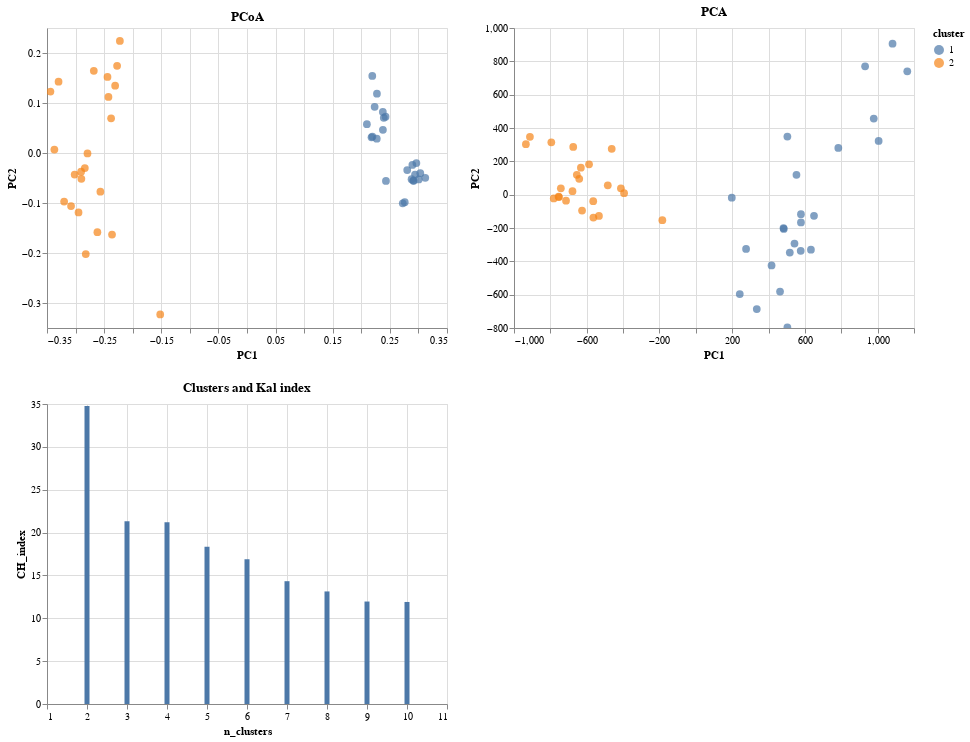

Source (notebook cell):
### Code cell
chart = (pcoa_chart | pca_chart) & bar_chart
chart

### Figure 1 — Vega-Lite specification as saved in the notebook (floating-point values rounded to 4 significant figures)
{"config": {"view": {"continuousWidth": 400, "continuousHeight": 300}}, "vconcat": [{"hconcat": [{"data": {"name": "data-bb5b17264304b9587fed0b0f9c54076d"}, "mark": {"type": "circle", "size": 60}, "encoding": {"color": {"type": "nominal", "field": "cluster"}, "tooltip": [{"type": "quantitative", "field": "PC1"}, {"type": "quantitative", "field": "PC2"}, {"type": "quantitative", "field": "cluster"}, {"type": "nominal", "field": "sample"}], "x": {"type": "quantitative", "field": "PC1"}, "y": {"type": "quantitative", "field": "PC2"}}, "selection": {"selector004": {"type": "interval", "bind": "scales", "encodings": ["x", "y"]}}, "title": "PCoA"}, {"data": {"name": "data-d50a762892e6a2cd8c71377d8596c4a5"}, "mark": {"type": "circle", "size": 60}, "encoding": {"color": {"type": "nominal", "field": "cluster"}, "tooltip": [{"type": "quantitative", "field": "PC1"}, {"type": "quantitative", "field": "PC2"}, {"type": "quantitative", "field": "cluster"}, {"type": "nominal", "field": "sample"}], "x": {"type": "quantitative", "field": "PC1"}, "y": {"type": "quantitative", "field": "PC2"}}, "selection": {"selector005": {"type": "interval", "bind": "scales", "encodings": ["x", "y"]}}, "title": "PCA"}]}, {"data": {"name": "data-79c76225304e6538bd9bd2f35bb4c224"}, "mark": "bar", "encoding": {"tooltip": [{"type": "quantitative", "field": "CH_index"}], "x": {"type": "quantitative", "field": "n_clusters"}, "y": {"type": "quantitative", "field": "CH_index"}}, "selection": {"selector006": {"type": "interval", "bind": "scales", "encodings": ["x", "y"]}}, "title": "Clusters and Kal index"}], "$schema": "https://vega.github.io/schema/vega-lite/v4.8.1.json", "datasets": {"data-bb5b17264304b9587fed0b0f9c54076d": [{"PC1": -0.2225, "PC2": 0.2242, "cluster": 2, "sample": "recip.220.WT.OB1.D7"}, {"PC1": -0.2681, "PC2": 0.1645, "cluster": 2, "sample": "recip.290.ASO.OB2.D1"}, {"PC1": -0.2791, "PC2": -0.0009419, "cluster": 2, "sample": "recip.389.WT.HC2.D21"}, {"PC1": -0.2566, "PC2": -0.07727, "cluster": 2, "sample": "recip.391.ASO.PD2.D14"}, {"PC1": -0.2899, "PC2": -0.05171, "cluster": 2, "sample": "recip.391.ASO.PD2.D21"}, {"PC1": -0.3371, "PC2": 0.006798, "cluster": 2, "sample": "recip.391.ASO.PD2.D7"}, {"PC1": -0.2903, "PC2": -0.03729, "cluster": 2, "sample": "recip.400.ASO.HC2.D14"}, {"PC1": -0.3079, "PC2": -0.1061, "cluster": 2, "sample": "recip.401.ASO.HC2.D7"}, {"PC1": -0.2273, "PC2": 0.1745, "cluster": 2, "sample": "recip.403.ASO.PD2.D21"}, {"PC1": -0.2618, "PC2": -0.1584, "cluster": 2, "sample": "recip.411.ASO.HC2.D14"}, {"PC1": -0.2425, "PC2": 0.1121, "cluster": 2, "sample": "recip.411.ASO.HC2.D21"}, {"PC1": -0.3016, "PC2": -0.04314, "cluster": 2, "sample": "recip.411.ASO.HC2.D49"}, {"PC1": -0.2362, "PC2": -0.1631, "cluster": 2, "sample": "recip.412.ASO.HC2.D14"}, {"PC1": -0.2822, "PC2": -0.2022, "cluster": 2, "sample": "recip.412.ASO.HC2.D7"}, {"PC1": -0.1519, "PC2": -0.3228, "cluster": 2, "sample": "recip.413.WT.HC2.D7"}, {"PC1": -0.3298, "PC2": 0.1427, "cluster": 2, "sample": "recip.456.ASO.HC3.D49"}, {"PC1": -0.344, "PC2": 0.123, "cluster": 2, "sample": "recip.458.ASO.HC3.D21"}, {"PC1": -0.2441, "PC2": 0.1522, "cluster": 2, "sample": "recip.458.ASO.HC3.D49"}, {"PC1": 0.276, "PC2": -0.09843, "cluster": 1, "sample": "recip.459.WT.HC3.D14"}, {"PC1": -0.2307, "PC2": 0.1346, "cluster": 2, "sample": "recip.459.WT.HC3.D21"}, {"PC1": 0.2726, "PC2": -0.1007, "cluster": 1, "sample": "recip.459.WT.HC3.D49"}, {"PC1": -0.2378, "PC2": 0.0693, "cluster": 2, "sample": "recip.460.WT.HC3.D14"}, {"PC1": 0.2941, "PC2": -0.04305, "cluster": 1, "sample": "recip.460.WT.HC3.D21"}, {"PC1": -0.2948, "PC2": -0.119, "cluster": 2, "sample": "recip.460.WT.HC3.D7"}, {"PC1": 0.2234, "PC2": 0.09242, "cluster": 1, "sample": "recip.461.ASO.HC3.D21"}, {"PC1": 0.2179, "PC2": 0.03145, "cluster": 1, "sample": "recip.461.ASO.HC3.D49"}, {"PC1": -0.32, "PC2": -0.09718, "cluster": 2, "sample": "recip.461.ASO.HC3.D7"}, {"PC1": 0.3033, "PC2": -0.04043, "cluster": 1, "sample": "recip.462.WT.PD3.D14"}, {"PC1": 0.2394, "PC2": 0.07045, "cluster": 1, "sample": "recip.462.WT.PD3.D21"}, {"PC1": 0.2908, "PC2": -0.05523, "cluster": 1, "sample": "recip.462.WT.PD3.D49"}, {"PC1": 0.2432, "PC2": -0.05593, "cluster": 1, "sample": "recip.462.WT.PD3.D7"}, {"PC1": 0.2193, "PC2": 0.1542, "cluster": 1, "sample": "recip.463.WT.PD3.D14"}, {"PC1": 0.2916, "PC2": -0.05569, "cluster": 1, "sample": "recip.463.WT.PD3.D21"}, {"PC1": 0.2271, "PC2": 0.02852, "cluster": 1, "sample": "recip.463.WT.PD3.D7"}, {"PC1": 0.2378, "PC2": 0.04637, "cluster": 1, "sample": "recip.464.WT.PD3.D14"}, {"PC1": 0.312, "PC2": -0.04963, "cluster": 1, "sample": "recip.465.ASO.PD3.D14"}, {"PC1": 0.2195, "PC2": 0.03294, "cluster": 1, "sample": "recip.465.ASO.PD3.D7"}, {"PC1": 0.3005, "PC2": -0.0528, "cluster": 1, "sample": "recip.466.ASO.PD3.D7"}, {"PC1": -0.2838, "PC2": -0.03003, "cluster": 2, "sample": "recip.467.WT.HC3.D49.a"}, {"PC1": 0.288, "PC2": -0.05242, "cluster": 1, "sample": "recip.467.WT.HC3.D49.b"}, {"PC1": 0.2425, "PC2": 0.0727, "cluster": 1, "sample": "recip.536.ASO.PD4.D49"}, {"PC1": 0.2804, "PC2": -0.03407, "cluster": 1, "sample": "recip.537.WT.PD4.D21"}, {"PC1": 0.2377, "PC2": 0.08214, "cluster": 1, "sample": "recip.538.WT.PD4.D21"}, {"PC1": 0.2964, "PC2": -0.02007, "cluster": 1, "sample": "recip.539.ASO.PD4.D14"}, {"PC1": 0.2894, "PC2": -0.0239, "cluster": 1, "sample": "recip.539.ASO.PD4.D7"}, {"PC1": 0.2274, "PC2": 0.1187, "cluster": 1, "sample": "recip.540.ASO.HC4.D14"}, {"PC1": 0.2098, "PC2": 0.05762, "cluster": 1, "sample": "recip.540.ASO.HC4.D7"}], "data-d50a762892e6a2cd8c71377d8596c4a5": [{"PC1": -563.4, "PC2": -137.1, "cluster": 2, "sample": "recip.220.WT.OB1.D7"}, {"PC1": -674.3, "PC2": 286.7, "cluster": 2, "sample": "recip.290.ASO.OB2.D1"}, {"PC1": -678.3, "PC2": 20.66, "cluster": 2, "sample": "recip.389.WT.HC2.D21"}, {"PC1": -484.2, "PC2": 56.1, "cluster": 2, "sample": "recip.391.ASO.PD2.D14"}, {"PC1": -654.5, "PC2": 119.1, "cluster": 2, "sample": "recip.391.ASO.PD2.D21"}, {"PC1": -781.5, "PC2": -22.35, "cluster": 2, "sample": "recip.391.ASO.PD2.D7"}, {"PC1": -632.2, "PC2": 161.8, "cluster": 2, "sample": "recip.400.ASO.HC2.D14"}, {"PC1": -625.7, "PC2": -95.24, "cluster": 2, "sample": "recip.401.ASO.HC2.D7"}, {"PC1": -587.3, "PC2": 182.3, "cluster": 2, "sample": "recip.403.ASO.PD2.D21"}, {"PC1": -564.3, "PC2": -39.03, "cluster": 2, "sample": "recip.411.ASO.HC2.D14"}, {"PC1": -532.9, "PC2": -127.4, "cluster": 2, "sample": "recip.411.ASO.HC2.D21"}, {"PC1": -752.6, "PC2": -14.18, "cluster": 2, "sample": "recip.411.ASO.HC2.D49"}, {"PC1": -412.1, "PC2": 37.79, "cluster": 2, "sample": "recip.412.ASO.HC2.D14"}, {"PC1": -713.9, "PC2": -36.39, "cluster": 2, "sample": "recip.412.ASO.HC2.D7"}, {"PC1": -184.1, "PC2": -153.0, "cluster": 2, "sample": "recip.413.WT.HC2.D7"}, {"PC1": -742.3, "PC2": 38.3, "cluster": 2, "sample": "recip.456.ASO.HC3.D49"}, {"PC1": -912.4, "PC2": 347.3, "cluster": 2, "sample": "recip.458.ASO.HC3.D21"}, {"PC1": -641.2, "PC2": 95.16, "cluster": 2, "sample": "recip.458.ASO.HC3.D49"}, {"PC1": 483.8, "PC2": -205.9, "cluster": 1, "sample": "recip.459.WT.HC3.D14"}, {"PC1": -462.6, "PC2": 275.3, "cluster": 2, "sample": "recip.459.WT.HC3.D21"}, {"PC1": 482.2, "PC2": -200.2, "cluster": 1, "sample": "recip.459.WT.HC3.D49"}, {"PC1": -394.5, "PC2": 9.173, "cluster": 2, "sample": "recip.460.WT.HC3.D14"}, {"PC1": 503.6, "PC2": 348.8, "cluster": 1, "sample": "recip.460.WT.HC3.D21"}, {"PC1": -794.8, "PC2": 314.4, "cluster": 2, "sample": "recip.460.WT.HC3.D7"}, {"PC1": 576.9, "PC2": -336.6, "cluster": 1, "sample": "recip.461.ASO.HC3.D21"}, {"PC1": 197.8, "PC2": -18.28, "cluster": 1, "sample": "recip.461.ASO.HC3.D49"}, {"PC1": -934.6, "PC2": 302.9, "cluster": 2, "sample": "recip.461.ASO.HC3.D7"}, {"PC1": 633.1, "PC2": -329.8, "cluster": 1, "sample": "recip.462.WT.PD3.D14"}, {"PC1": 516.9, "PC2": -347.5, "cluster": 1, "sample": "recip.462.WT.PD3.D21"}, {"PC1": 931.1, "PC2": 769.9, "cluster": 1, "sample": "recip.462.WT.PD3.D49"}, {"PC1": 503.6, "PC2": -796.5, "cluster": 1, "sample": "recip.462.WT.PD3.D7"}, {"PC1": 276.4, "PC2": -325.6, "cluster": 1, "sample": "recip.463.WT.PD3.D14"}, {"PC1": 1163.0, "PC2": 740.2, "cluster": 1, "sample": "recip.463.WT.PD3.D21"}, {"PC1": 241.7, "PC2": -596.7, "cluster": 1, "sample": "recip.463.WT.PD3.D7"}, {"PC1": 463.2, "PC2": -581.6, "cluster": 1, "sample": "recip.464.WT.PD3.D14"}, {"PC1": 1005.0, "PC2": 322.1, "cluster": 1, "sample": "recip.465.ASO.PD3.D14"}, {"PC1": 416.6, "PC2": -424.9, "cluster": 1, "sample": "recip.465.ASO.PD3.D7"}, {"PC1": 1082.0, "PC2": 905.7, "cluster": 1, "sample": "recip.466.ASO.PD3.D7"}, {"PC1": -754.6, "PC2": -11.5, "cluster": 2, "sample": "recip.467.WT.HC3.D49.a"}, {"PC1": 650.0, "PC2": -126.9, "cluster": 1, "sample": "recip.467.WT.HC3.D49.b"}, {"PC1": 578.2, "PC2": -116.8, "cluster": 1, "sample": "recip.536.ASO.PD4.D49"}, {"PC1": 783.8, "PC2": 280.6, "cluster": 1, "sample": "recip.537.WT.PD4.D21"}, {"PC1": 553.6, "PC2": 119.5, "cluster": 1, "sample": "recip.538.WT.PD4.D21"}, {"PC1": 978.7, "PC2": 456.3, "cluster": 1, "sample": "recip.539.ASO.PD4.D14"}, {"PC1": 542.7, "PC2": -293.2, "cluster": 1, "sample": "recip.539.ASO.PD4.D7"}, {"PC1": 578.3, "PC2": -167.0, "cluster": 1, "sample": "recip.540.ASO.HC4.D14"}, {"PC1": 335.3, "PC2": -686.1, "cluster": 1, "sample": "recip.540.ASO.HC4.D7"}], "data-79c76225304e6538bd9bd2f35bb4c224": [{"n_clusters": 2, "CH_index": 34.78, "clusterings": [2, 2, 2, 2, 2, 2, 2, 2, 2, 2, 2, 2, 2, 2, 2, 2, 2, 2, 1, 2, 1, 2, 1, 2, 1, 1, 2, 1, 1, 1, 1, 1, 1, 1, 1, 1, 1, 1, 2, 1, 1, 1, 1, 1, 1, 1, 1]}, {"n_clusters": 3, "CH_index": 21.32, "clusterings": [2, 2, 3, 3, 3, 3, 3, 3, 2, 3, 2, 3, 3, 3, 3, 2, 2, 2, 1, 2, 1, 2, 1, 3, 1, 1, 3, 1, 1, 1, 1, 1, 1, 1, 1, 1, 1, 1, 3, 1, 1, 1, 1, 1, 1, 1, 1]}, {"n_clusters": 4, "CH_index": 21.2, "clusterings": [3, 3, 4, 4, 4, 4, 4, 4, 3, 4, 3, 4, 4, 4, 4, 3, 3, 3, 2, 3, 2, 3, 1, 4, 2, 2, 4, 1, 2, 1, 2, 2, 1, 2, 2, 1, 2, 1, 4, 2, 2, 1, 2, 1, 2, 2, 2]}, {"n_clusters": 5, "CH_index": 18.34, "clusterings": [3, 3, 5, 5, 5, 5, 5, 5, 3, 5, 3, 4, 5, 5, 5, 3, 3, 3, 2, 3, 2, 3, 1, 5, 2, 2, 5, 1, 2, 1, 2, 2, 1, 2, 2, 1, 2, 1, 4, 2, 2, 1, 2, 1, 2, 2, 2]}, {"n_clusters": 6, "CH_index": 16.9, "clusterings": [4, 4, 6, 6, 6, 6, 6, 6, 4, 6, 4, 5, 6, 6, 6, 4, 4, 4, 3, 4, 3, 4, 1, 6, 3, 3, 6, 1, 3, 1, 2, 3, 1, 2, 3, 1, 2, 1, 5, 3, 3, 1, 3, 1, 2, 3, 2]}, {"n_clusters": 7, "CH_index": 14.33, "clusterings": [4, 4, 6, 6, 6, 7, 6, 7, 4, 6, 4, 5, 6, 7, 7, 4, 4, 4, 3, 4, 3, 4, 1, 7, 3, 3, 7, 1, 3, 1, 2, 3, 1, 2, 3, 1, 2, 1, 5, 3, 3, 1, 3, 1, 2, 3, 2]}, {"n_clusters": 8, "CH_index": 13.13, "clusterings": [5, 4, 7, 7, 7, 8, 7, 8, 4, 7, 5, 6, 7, 8, 8, 5, 5, 5, 3, 5, 3, 5, 1, 8, 3, 3, 8, 1, 3, 1, 2, 3, 1, 2, 3, 1, 2, 1, 6, 3, 3, 1, 3, 1, 2, 3, 2]}, {"n_clusters": 9, "CH_index": 11.96, "clusterings": [6, 5, 8, 8, 8, 9, 8, 9, 5, 8, 6, 7, 8, 9, 9, 6, 6, 6, 3, 6, 3, 6, 1, 9, 4, 4, 9, 1, 4, 1, 2, 4, 1, 2, 4, 1, 2, 1, 7, 4, 4, 1, 4, 1, 2, 4, 2]}, {"n_clusters": 10, "CH_index": 11.9, "clusterings": [6, 5, 8, 8, 8, 9, 8, 9, 5, 8, 6, 7, 8, 9, 10, 6, 6, 6, 3, 6, 3, 6, 1, 9, 4, 4, 9, 1, 4, 1, 2, 4, 1, 2, 4, 1, 2, 1, 7, 4, 4, 1, 4, 1, 2, 4, 2]}]}}
